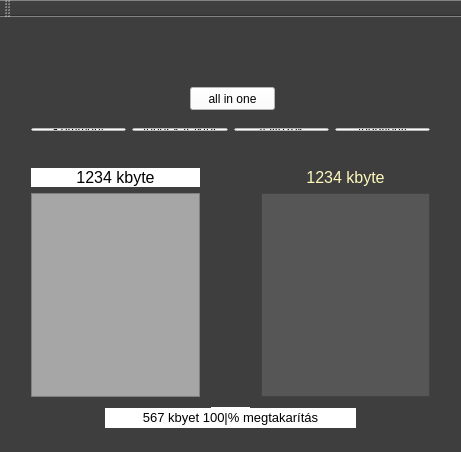
<?xml version="1.0" encoding="UTF-8"?>
<ui version="4.0">
 <class>Minify</class>
 <widget class="QMainWindow" name="Minify">
  <property name="geometry">
   <rect>
    <x>0</x>
    <y>0</y>
    <width>461</width>
    <height>452</height>
   </rect>
  </property>
  <property name="windowTitle">
   <string>Minify</string>
  </property>
  <property name="styleSheet">
   <string notr="true">background-color: rgb(62, 62, 62);</string>
  </property>
  <widget class="QWidget" name="centralWidget">
   <widget class="QLabel" name="label">
    <property name="geometry">
     <rect>
      <x>105</x>
      <y>390</y>
      <width>251</width>
      <height>21</height>
     </rect>
    </property>
    <property name="font">
     <font>
      <family>Arial</family>
      <pointsize>10</pointsize>
     </font>
    </property>
    <property name="styleSheet">
     <string notr="true">background-color: rgb(255, 255, 255);</string>
    </property>
    <property name="text">
     <string>567 kbyet 100|% megtakarítás</string>
    </property>
    <property name="alignment">
     <set>Qt::AlignCenter</set>
    </property>
   </widget>
   <widget class="QPushButton" name="AllInOneButton">
    <property name="geometry">
     <rect>
      <x>190</x>
      <y>70</y>
      <width>85</width>
      <height>23</height>
     </rect>
    </property>
    <property name="styleSheet">
     <string notr="true">background-color: rgb(255, 255, 255);</string>
    </property>
    <property name="text">
     <string>all in one</string>
    </property>
   </widget>
   <widget class="QWidget" name="layoutWidget">
    <property name="geometry">
     <rect>
      <x>250</x>
      <y>140</y>
      <width>191</width>
      <height>251</height>
     </rect>
    </property>
    <layout class="QVBoxLayout" name="minimalizedverticalLayout">
     <item>
      <widget class="QLabel" name="MinimalizedSizeLabel">
       <property name="palette">
        <palette>
         <active>
          <colorrole role="WindowText">
           <brush brushstyle="SolidPattern">
            <color alpha="255">
             <red>255</red>
             <green>248</green>
             <blue>189</blue>
            </color>
           </brush>
          </colorrole>
          <colorrole role="Button">
           <brush brushstyle="SolidPattern">
            <color alpha="255">
             <red>62</red>
             <green>62</green>
             <blue>62</blue>
            </color>
           </brush>
          </colorrole>
          <colorrole role="Base">
           <brush brushstyle="SolidPattern">
            <color alpha="255">
             <red>62</red>
             <green>62</green>
             <blue>62</blue>
            </color>
           </brush>
          </colorrole>
          <colorrole role="Window">
           <brush brushstyle="SolidPattern">
            <color alpha="255">
             <red>62</red>
             <green>62</green>
             <blue>62</blue>
            </color>
           </brush>
          </colorrole>
         </active>
         <inactive>
          <colorrole role="WindowText">
           <brush brushstyle="SolidPattern">
            <color alpha="255">
             <red>255</red>
             <green>248</green>
             <blue>189</blue>
            </color>
           </brush>
          </colorrole>
          <colorrole role="Button">
           <brush brushstyle="SolidPattern">
            <color alpha="255">
             <red>62</red>
             <green>62</green>
             <blue>62</blue>
            </color>
           </brush>
          </colorrole>
          <colorrole role="Base">
           <brush brushstyle="SolidPattern">
            <color alpha="255">
             <red>62</red>
             <green>62</green>
             <blue>62</blue>
            </color>
           </brush>
          </colorrole>
          <colorrole role="Window">
           <brush brushstyle="SolidPattern">
            <color alpha="255">
             <red>62</red>
             <green>62</green>
             <blue>62</blue>
            </color>
           </brush>
          </colorrole>
         </inactive>
         <disabled>
          <colorrole role="WindowText">
           <brush brushstyle="SolidPattern">
            <color alpha="255">
             <red>120</red>
             <green>120</green>
             <blue>120</blue>
            </color>
           </brush>
          </colorrole>
          <colorrole role="Button">
           <brush brushstyle="SolidPattern">
            <color alpha="255">
             <red>62</red>
             <green>62</green>
             <blue>62</blue>
            </color>
           </brush>
          </colorrole>
          <colorrole role="Base">
           <brush brushstyle="SolidPattern">
            <color alpha="255">
             <red>62</red>
             <green>62</green>
             <blue>62</blue>
            </color>
           </brush>
          </colorrole>
          <colorrole role="Window">
           <brush brushstyle="SolidPattern">
            <color alpha="255">
             <red>62</red>
             <green>62</green>
             <blue>62</blue>
            </color>
           </brush>
          </colorrole>
         </disabled>
        </palette>
       </property>
       <property name="font">
        <font>
         <family>Arial</family>
         <pointsize>12</pointsize>
        </font>
       </property>
       <property name="styleSheet">
        <string notr="true"/>
       </property>
       <property name="text">
        <string>1234 kbyte</string>
       </property>
       <property name="alignment">
        <set>Qt::AlignCenter</set>
       </property>
      </widget>
     </item>
     <item>
      <widget class="QTextBrowser" name="minimalizedCodeTxtBox">
       <property name="palette">
        <palette>
         <active>
          <colorrole role="Button">
           <brush brushstyle="SolidPattern">
            <color alpha="255">
             <red>86</red>
             <green>86</green>
             <blue>86</blue>
            </color>
           </brush>
          </colorrole>
          <colorrole role="Text">
           <brush brushstyle="SolidPattern">
            <color alpha="255">
             <red>255</red>
             <green>255</green>
             <blue>205</blue>
            </color>
           </brush>
          </colorrole>
          <colorrole role="Base">
           <brush brushstyle="SolidPattern">
            <color alpha="255">
             <red>86</red>
             <green>86</green>
             <blue>86</blue>
            </color>
           </brush>
          </colorrole>
          <colorrole role="Window">
           <brush brushstyle="SolidPattern">
            <color alpha="255">
             <red>86</red>
             <green>86</green>
             <blue>86</blue>
            </color>
           </brush>
          </colorrole>
          <colorrole role="Highlight">
           <brush brushstyle="SolidPattern">
            <color alpha="0">
             <red>255</red>
             <green>255</green>
             <blue>255</blue>
            </color>
           </brush>
          </colorrole>
          <colorrole role="HighlightedText">
           <brush brushstyle="SolidPattern">
            <color alpha="255">
             <red>0</red>
             <green>255</green>
             <blue>0</blue>
            </color>
           </brush>
          </colorrole>
         </active>
         <inactive>
          <colorrole role="Button">
           <brush brushstyle="SolidPattern">
            <color alpha="255">
             <red>86</red>
             <green>86</green>
             <blue>86</blue>
            </color>
           </brush>
          </colorrole>
          <colorrole role="Text">
           <brush brushstyle="SolidPattern">
            <color alpha="255">
             <red>255</red>
             <green>255</green>
             <blue>205</blue>
            </color>
           </brush>
          </colorrole>
          <colorrole role="Base">
           <brush brushstyle="SolidPattern">
            <color alpha="255">
             <red>86</red>
             <green>86</green>
             <blue>86</blue>
            </color>
           </brush>
          </colorrole>
          <colorrole role="Window">
           <brush brushstyle="SolidPattern">
            <color alpha="255">
             <red>86</red>
             <green>86</green>
             <blue>86</blue>
            </color>
           </brush>
          </colorrole>
          <colorrole role="Highlight">
           <brush brushstyle="SolidPattern">
            <color alpha="0">
             <red>255</red>
             <green>255</green>
             <blue>255</blue>
            </color>
           </brush>
          </colorrole>
          <colorrole role="HighlightedText">
           <brush brushstyle="SolidPattern">
            <color alpha="255">
             <red>0</red>
             <green>255</green>
             <blue>0</blue>
            </color>
           </brush>
          </colorrole>
         </inactive>
         <disabled>
          <colorrole role="Button">
           <brush brushstyle="SolidPattern">
            <color alpha="255">
             <red>86</red>
             <green>86</green>
             <blue>86</blue>
            </color>
           </brush>
          </colorrole>
          <colorrole role="Text">
           <brush brushstyle="SolidPattern">
            <color alpha="255">
             <red>120</red>
             <green>120</green>
             <blue>120</blue>
            </color>
           </brush>
          </colorrole>
          <colorrole role="Base">
           <brush brushstyle="SolidPattern">
            <color alpha="255">
             <red>86</red>
             <green>86</green>
             <blue>86</blue>
            </color>
           </brush>
          </colorrole>
          <colorrole role="Window">
           <brush brushstyle="SolidPattern">
            <color alpha="255">
             <red>86</red>
             <green>86</green>
             <blue>86</blue>
            </color>
           </brush>
          </colorrole>
          <colorrole role="Highlight">
           <brush brushstyle="SolidPattern">
            <color alpha="0">
             <red>255</red>
             <green>255</green>
             <blue>255</blue>
            </color>
           </brush>
          </colorrole>
          <colorrole role="HighlightedText">
           <brush brushstyle="SolidPattern">
            <color alpha="255">
             <red>0</red>
             <green>255</green>
             <blue>0</blue>
            </color>
           </brush>
          </colorrole>
         </disabled>
        </palette>
       </property>
       <property name="font">
        <font>
         <pointsize>10</pointsize>
        </font>
       </property>
       <property name="styleSheet">
        <string notr="true">background-color: rgb(86, 86, 86);
selection-background-color: rgba(255, 255, 255, 0);
selection-color: rgb(0, 255, 0);
</string>
       </property>
      </widget>
     </item>
    </layout>
   </widget>
   <widget class="QWidget" name="layoutWidget">
    <property name="geometry">
     <rect>
      <x>20</x>
      <y>140</y>
      <width>191</width>
      <height>251</height>
     </rect>
    </property>
    <layout class="QVBoxLayout" name="OriginalverticalLayout">
     <item>
      <widget class="QLabel" name="OriginSizeLabel">
       <property name="font">
        <font>
         <family>Arial</family>
         <pointsize>12</pointsize>
         <italic>false</italic>
        </font>
       </property>
       <property name="layoutDirection">
        <enum>Qt::LeftToRight</enum>
       </property>
       <property name="autoFillBackground">
        <bool>false</bool>
       </property>
       <property name="styleSheet">
        <string notr="true">background-color: rgb(255, 255, 255);</string>
       </property>
       <property name="text">
        <string>1234 kbyte</string>
       </property>
       <property name="alignment">
        <set>Qt::AlignCenter</set>
       </property>
      </widget>
     </item>
     <item>
      <widget class="QTextEdit" name="originalCodeTxtBox">
       <property name="styleSheet">
        <string notr="true">background-color: rgb(166, 166, 166);</string>
       </property>
      </widget>
     </item>
    </layout>
   </widget>
   <widget class="QWidget" name="layoutWidget">
    <property name="geometry">
     <rect>
      <x>20</x>
      <y>100</y>
      <width>421</width>
      <height>25</height>
     </rect>
    </property>
    <layout class="QHBoxLayout" name="buttonHorizontalLayout">
     <item>
      <widget class="QPushButton" name="CoomentButton">
       <property name="styleSheet">
        <string notr="true">background-color: rgb(255, 255, 255);</string>
       </property>
       <property name="text">
        <string>Komment</string>
       </property>
      </widget>
     </item>
     <item>
      <widget class="QPushButton" name="WhiteSpaceButton">
       <property name="styleSheet">
        <string notr="true">background-color: rgb(255, 255, 255);</string>
       </property>
       <property name="text">
        <string>fehér karakter</string>
       </property>
      </widget>
     </item>
     <item>
      <widget class="QPushButton" name="VariableButton">
       <property name="styleSheet">
        <string notr="true">background-color: rgb(255, 255, 255);</string>
       </property>
       <property name="text">
        <string>változók</string>
       </property>
      </widget>
     </item>
     <item>
      <widget class="QPushButton" name="FunctionButton">
       <property name="styleSheet">
        <string notr="true">background-color: rgb(255, 255, 255);</string>
       </property>
       <property name="text">
        <string>függvény</string>
       </property>
      </widget>
     </item>
    </layout>
   </widget>
  </widget>
  <widget class="QMenuBar" name="menuBar">
   <property name="geometry">
    <rect>
     <x>0</x>
     <y>0</y>
     <width>461</width>
     <height>21</height>
    </rect>
   </property>
  </widget>
  <widget class="QToolBar" name="mainToolBar">
   <attribute name="toolBarArea">
    <enum>TopToolBarArea</enum>
   </attribute>
   <attribute name="toolBarBreak">
    <bool>false</bool>
   </attribute>
  </widget>
  <widget class="QStatusBar" name="statusBar"/>
 </widget>
 <layoutdefault spacing="6" margin="11"/>
 <resources/>
 <connections/>
</ui>
